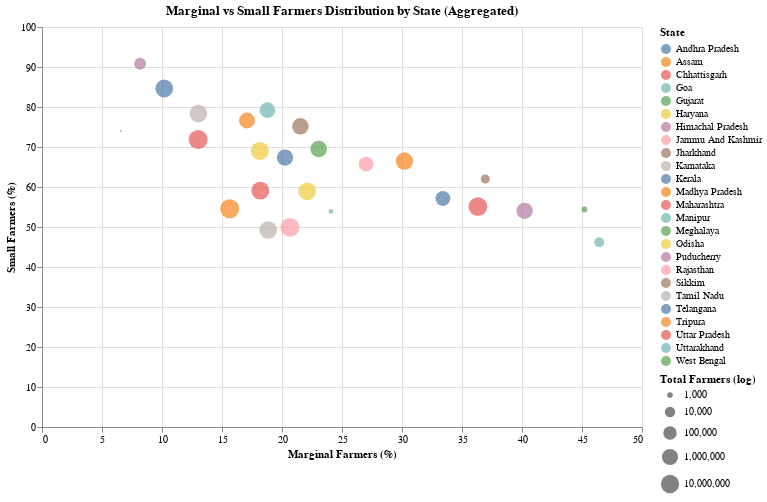

Notebook source saved alongside this figure:
### Markdown cell above
Examines gender disparities in insurance access, highlighting whether women farmers are adequately covered. I am considering addign numbers of women and men farmer per state to provide more context.

### Code cell
# comaring marginal and small farmers in state
agg_df = merged_final.groupby('state_name', as_index=False).agg({
    'marginal': 'mean',         
    'small': 'mean',
    'farmer_count': 'sum'       
})
chart6 = alt.Chart(agg_df).mark_circle().encode(
    x=alt.X('marginal:Q', title='Marginal Farmers (%)'),
    y=alt.Y('small:Q', title='Small Farmers (%)'),
    size=alt.Size('farmer_count:Q', scale=alt.Scale(type='log'), title='Total Farmers (log)'),
    color=alt.Color('state_name:N', title='State'),
    tooltip=['state_name', 'farmer_count', 'marginal', 'small']
).properties(
    title='Marginal vs Small Farmers Distribution by State (Aggregated)',
    width=600,
    height=400
)

chart6

### Figure 1 — Vega specification as saved in the notebook (floating-point values rounded to 4 significant figures)
{"$schema": "https://vega.github.io/schema/vega/v5.json", "data": [{"name": "source_0", "values": [{"farmer_count": 5913000.0, "marginal": 10.19, "small": 84.62, "state_name": "Andhra Pradesh"}, {"farmer_count": 3720000.0, "marginal": 30.2, "small": 66.5, "state_name": "Assam"}, {"farmer_count": 6750000.0, "marginal": 18.19, "small": 59.09, "state_name": "Chhattisgarh"}, {"farmer_count": 782.0, "marginal": 24.08, "small": 53.89, "state_name": "Goa"}, {"farmer_count": 432.0, "marginal": 6.562, "small": 74.08, "state_name": "Gujarat"}, {"farmer_count": 5690000.0, "marginal": 22.1, "small": 58.92, "state_name": "Haryana"}, {"farmer_count": 1261000.0, "marginal": 40.22, "small": 54.05, "state_name": "Himachal Pradesh"}, {"farmer_count": 319000.0, "marginal": 27.01, "small": 65.72, "state_name": "Jammu And Kashmir"}, {"farmer_count": 1648000.0, "marginal": 21.53, "small": 75.18, "state_name": "Jharkhand"}, {"farmer_count": 5032000.0, "marginal": 18.85, "small": 49.26, "state_name": "Karnataka"}, {"farmer_count": 312800.0, "marginal": 33.41, "small": 57.13, "state_name": "Kerala"}, {"farmer_count": 22220000.0, "marginal": 15.64, "small": 54.56, "state_name": "Madhya Pradesh"}, {"farmer_count": 22910000.0, "marginal": 13.01, "small": 71.86, "state_name": "Maharashtra"}, {"farmer_count": 8221.0, "marginal": 46.44, "small": 46.21, "state_name": "Manipur"}, {"farmer_count": 1118.0, "marginal": 45.21, "small": 54.4, "state_name": "Meghalaya"}, {"farmer_count": 7644000.0, "marginal": 18.16, "small": 69.01, "state_name": "Odisha"}, {"farmer_count": 27040.0, "marginal": 8.177, "small": 90.82, "state_name": "Puducherry"}, {"farmer_count": 21910000.0, "marginal": 20.66, "small": 49.91, "state_name": "Rajasthan"}, {"farmer_count": 4547.0, "marginal": 36.94, "small": 62.0, "state_name": "Sikkim"}, {"farmer_count": 5075000.0, "marginal": 13.03, "small": 78.36, "state_name": "Tamil Nadu"}, {"farmer_count": 1256000.0, "marginal": 20.25, "small": 67.35, "state_name": "Telangana"}, {"farmer_count": 768700.0, "marginal": 17.08, "small": 76.63, "state_name": "Tripura"}, {"farmer_count": 18470000.0, "marginal": 36.33, "small": 55.09, "state_name": "Uttar Pradesh"}, {"farmer_count": 690100.0, "marginal": 18.78, "small": 79.2, "state_name": "Uttarakhand"}, {"farmer_count": 1613000.0, "marginal": 23.06, "small": 69.52, "state_name": "West Bengal"}]}, {"name": "source_0_x_domain_marginal", "values": [{"min": 6.562, "max": 46.44}]}, {"name": "source_0_y_domain_small", "values": [{"min": 46.21, "max": 90.82}]}, {"name": "source_0_color_domain_state_name", "values": [{"state_name": "Andhra Pradesh"}, {"state_name": "Assam"}, {"state_name": "Chhattisgarh"}, {"state_name": "Goa"}, {"state_name": "Gujarat"}, {"state_name": "Haryana"}, {"state_name": "Himachal Pradesh"}, {"state_name": "Jammu And Kashmir"}, {"state_name": "Jharkhand"}, {"state_name": "Karnataka"}, {"state_name": "Kerala"}, {"state_name": "Madhya Pradesh"}, {"state_name": "Maharashtra"}, {"state_name": "Manipur"}, {"state_name": "Meghalaya"}, {"state_name": "Odisha"}, {"state_name": "Puducherry"}, {"state_name": "Rajasthan"}, {"state_name": "Sikkim"}, {"state_name": "Tamil Nadu"}, {"state_name": "Telangana"}, {"state_name": "Tripura"}, {"state_name": "Uttar Pradesh"}, {"state_name": "Uttarakhand"}, {"state_name": "West Bengal"}]}], "marks": [{"type": "symbol", "name": "marks", "from": {"data": "source_0"}, "encode": {"update": {"y": {"field": "small", "scale": "y"}, "size": {"field": "farmer_count", "scale": "size"}, "fill": {"field": "state_name", "scale": "color"}, "tooltip": {"signal": "{\"state_name\": isValid(datum[\"state_name\"]) ? datum[\"state_name\"] : \"\"+datum[\"state_name\"], \"farmer_count\": format(datum[\"farmer_count\"], \"\"), \"marginal\": format(datum[\"marginal\"], \"\"), \"small\": format(datum[\"small\"], \"\")}"}, "x": {"field": "marginal", "scale": "x"}, "opacity": {"value": 0.7}, "shape": {"value": "circle"}}}, "style": ["circle"]}], "scales": [{"name": "x", "type": "linear", "domain": [{"signal": "(data(\"source_0_x_domain_marginal\")[0] || {}).min"}, {"signal": "(data(\"source_0_x_domain_marginal\")[0] || {}).max"}], "range": [0, {"signal": "width"}], "zero": true, "nice": true}, {"name": "y", "type": "linear", "domain": [{"signal": "(data(\"source_0_y_domain_small\")[0] || {}).min"}, {"signal": "(data(\"source_0_y_domain_small\")[0] || {}).max"}], "range": [{"signal": "height"}, 0], "zero": true, "nice": true}, {"name": "color", "type": "ordinal", "domain": {"data": "source_0_color_domain_state_name", "field": "state_name", "sort": true}, "range": "category"}, {"name": "size", "type": "log", "domain": {"data": "source_0", "field": "farmer_count"}, "range": [4, 361]}], "axes": [{"scale": "x", "domain": false, "ticks": false, "aria": false, "maxExtent": 0, "labels": false, "zindex": 0, "tickCount": {"signal": "ceil(width/40)"}, "gridScale": "y", "orient": "bottom", "minExtent": 0, "grid": true}, {"scale": "y", "minExtent": 0, "ticks": false, "gridScale": "x", "orient": "left", "maxExtent": 0, "labels": false, "tickCount": {"signal": "ceil(height/40)"}, "zindex": 0, "aria": false, "grid": true, "domain": false}, {"scale": "x", "orient": "bottom", "grid": false, "tickCount": {"signal": "ceil(width/40)"}, "zindex": 0, "title": "Marginal Farmers (%)", "labelFlush": true, "labelOverlap": true}, {"scale": "y", "orient": "left", "grid": false, "labelOverlap": true, "zindex": 0, "title": "Small Farmers (%)", "tickCount": {"signal": "ceil(height/40)"}}], "title": {"text": "Marginal vs Small Farmers Distribution by State (Aggregated)", "frame": "group"}, "height": 400, "padding": 5, "style": "cell", "legends": [{"title": "State", "fill": "color", "symbolType": "circle", "encode": {"symbols": {"update": {"opacity": {"value": 0.7}}}}}, {"title": "Total Farmers (log)", "size": "size", "labelOverlap": "greedy", "symbolType": "circle", "encode": {"symbols": {"update": {"fill": {"value": "black"}, "fillOpacity": {"value": 0.7}, "opacity": {"value": 0.7}, "stroke": {"value": "transparent"}}}}}], "width": 600, "background": "white"}
